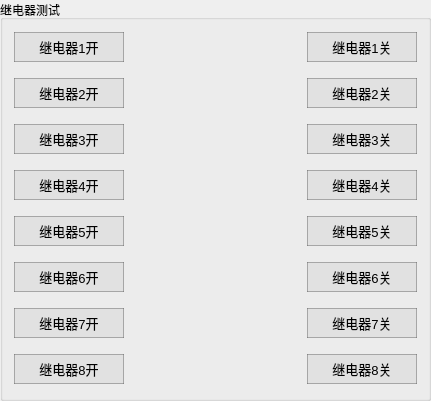
       <widget class="QGroupBox" name="groupBox_29">
        <property name="geometry">
         <rect>
          <x>320</x>
          <y>90</y>
          <width>431</width>
          <height>401</height>
         </rect>
        </property>
        <property name="title">
         <string>继电器测试</string>
        </property>
        <layout class="QGridLayout" name="gridLayout_28">
         <property name="leftMargin">
          <number>11</number>
         </property>
         <property name="topMargin">
          <number>11</number>
         </property>
         <property name="rightMargin">
          <number>11</number>
         </property>
         <property name="bottomMargin">
          <number>11</number>
         </property>
         <property name="verticalSpacing">
          <number>15</number>
         </property>
         <item row="4" column="0">
          <layout class="QHBoxLayout" name="horizontalLayout_76">
           <item>
            <layout class="QHBoxLayout" name="horizontalLayout_77">
             <item>
              <widget class="QPushButton" name="button_relay4Open_B">
               <property name="minimumSize">
                <size>
                 <width>110</width>
                 <height>30</height>
                </size>
               </property>
               <property name="font">
                <font>
                 <pointsize>10</pointsize>
                </font>
               </property>
               <property name="styleSheet">
                <string notr="true">QPushButton{
	border-style:solid;
	border-width:1px;
	color: rgb(0, 0, 0);
	background-color: rgba(225, 225, 225);
	border-color:rgba(100, 100, 100, 120);
}

QPushButton:hover{
	color:rgba(0,0,0,200);
	background-color:rgb(240, 248, 248);
	border-color: rgb(0, 150, 250);
}

QPushButton:pressed{
	border-style:inset;
	color:rgba(0,0,0,150);
	background-color: rgba(225, 225, 225);
	border-color: rgba(0, 163, 245);
}</string>
               </property>
               <property name="text">
                <string>继电器4开</string>
               </property>
              </widget>
             </item>
            </layout>
           </item>
           <item>
            <spacer name="horizontalSpacer_30">
             <property name="orientation">
              <enum>Qt::Horizontal</enum>
             </property>
             <property name="sizeHint" stdset="0">
              <size>
               <width>40</width>
               <height>20</height>
              </size>
             </property>
            </spacer>
           </item>
           <item>
            <layout class="QVBoxLayout" name="verticalLayout_11">
             <item>
              <widget class="QPushButton" name="button_relay4Close_B">
               <property name="minimumSize">
                <size>
                 <width>110</width>
                 <height>30</height>
                </size>
               </property>
               <property name="font">
                <font>
                 <pointsize>10</pointsize>
                </font>
               </property>
               <property name="styleSheet">
                <string notr="true">QPushButton{
	border-style:solid;
	border-width:1px;
	color: rgb(0, 0, 0);
	background-color: rgba(225, 225, 225);
	border-color:rgba(100, 100, 100, 120);
}

QPushButton:hover{
	color:rgba(0,0,0,200);
	background-color:rgb(240, 248, 248);
	border-color: rgb(0, 150, 250);
}

QPushButton:pressed{
	border-style:inset;
	color:rgba(0,0,0,150);
	background-color: rgba(225, 225, 225);
	border-color: rgba(0, 163, 245);
}</string>
               </property>
               <property name="text">
                <string>继电器4关</string>
               </property>
              </widget>
             </item>
            </layout>
           </item>
          </layout>
         </item>
         <item row="2" column="0">
          <layout class="QHBoxLayout" name="horizontalLayout_78">
           <item>
            <layout class="QHBoxLayout" name="horizontalLayout_90">
             <item>
              <widget class="QPushButton" name="button_relay2Open_B">
               <property name="minimumSize">
                <size>
                 <width>110</width>
                 <height>30</height>
                </size>
               </property>
               <property name="font">
                <font>
                 <pointsize>10</pointsize>
                </font>
               </property>
               <property name="styleSheet">
                <string notr="true">QPushButton{
	border-style:solid;
	border-width:1px;
	color: rgb(0, 0, 0);
	background-color: rgba(225, 225, 225);
	border-color:rgba(100, 100, 100, 120);
}

QPushButton:hover{
	color:rgba(0,0,0,200);
	background-color:rgb(240, 248, 248);
	border-color: rgb(0, 150, 250);
}

QPushButton:pressed{
	border-style:inset;
	color:rgba(0,0,0,150);
	background-color: rgba(225, 225, 225);
	border-color: rgba(0, 163, 245);
}</string>
               </property>
               <property name="text">
                <string>继电器2开</string>
               </property>
              </widget>
             </item>
            </layout>
           </item>
           <item>
            <spacer name="horizontalSpacer_32">
             <property name="orientation">
              <enum>Qt::Horizontal</enum>
             </property>
             <property name="sizeHint" stdset="0">
              <size>
               <width>40</width>
               <height>20</height>
              </size>
             </property>
            </spacer>
           </item>
           <item>
            <layout class="QVBoxLayout" name="verticalLayout_15">
             <item>
              <widget class="QPushButton" name="button_relay2Close_B">
               <property name="minimumSize">
                <size>
                 <width>110</width>
                 <height>30</height>
                </size>
               </property>
               <property name="font">
                <font>
                 <pointsize>10</pointsize>
                </font>
               </property>
               <property name="styleSheet">
                <string notr="true">QPushButton{
	border-style:solid;
	border-width:1px;
	color: rgb(0, 0, 0);
	background-color: rgba(225, 225, 225);
	border-color:rgba(100, 100, 100, 120);
}

QPushButton:hover{
	color:rgba(0,0,0,200);
	background-color:rgb(240, 248, 248);
	border-color: rgb(0, 150, 250);
}

QPushButton:pressed{
	border-style:inset;
	color:rgba(0,0,0,150);
	background-color: rgba(225, 225, 225);
	border-color: rgba(0, 163, 245);
}</string>
               </property>
               <property name="text">
                <string>继电器2关</string>
               </property>
              </widget>
             </item>
            </layout>
           </item>
          </layout>
         </item>
         <item row="1" column="0">
          <layout class="QHBoxLayout" name="horizontalLayout_91">
           <item>
            <layout class="QHBoxLayout" name="horizontalLayout_92">
             <item>
              <widget class="QPushButton" name="button_relay1Open_B">
               <property name="minimumSize">
                <size>
                 <width>110</width>
                 <height>30</height>
                </size>
               </property>
               <property name="font">
                <font>
                 <pointsize>10</pointsize>
                </font>
               </property>
               <property name="styleSheet">
                <string notr="true">QPushButton{
	border-style:solid;
	border-width:1px;
	color: rgb(0, 0, 0);
	background-color: rgba(225, 225, 225);
	border-color:rgba(100, 100, 100, 120);
}

QPushButton:hover{
	color:rgba(0,0,0,200);
	background-color:rgb(240, 248, 248);
	border-color: rgb(0, 150, 250);
}

QPushButton:pressed{
	border-style:inset;
	color:rgba(0,0,0,150);
	background-color: rgba(225, 225, 225);
	border-color: rgba(0, 163, 245);
}</string>
               </property>
               <property name="text">
                <string>继电器1开</string>
               </property>
              </widget>
             </item>
            </layout>
           </item>
           <item>
            <spacer name="horizontalSpacer_40">
             <property name="orientation">
              <enum>Qt::Horizontal</enum>
             </property>
             <property name="sizeHint" stdset="0">
              <size>
               <width>40</width>
               <height>20</height>
              </size>
             </property>
            </spacer>
           </item>
           <item>
            <layout class="QVBoxLayout" name="verticalLayout_21">
             <item>
              <widget class="QPushButton" name="button_relay1Close_B">
               <property name="minimumSize">
                <size>
                 <width>110</width>
                 <height>30</height>
                </size>
               </property>
               <property name="font">
                <font>
                 <pointsize>10</pointsize>
                </font>
               </property>
               <property name="styleSheet">
                <string notr="true">QPushButton{
	border-style:solid;
	border-width:1px;
	color: rgb(0, 0, 0);
	background-color: rgba(225, 225, 225);
	border-color:rgba(100, 100, 100, 120);
}

QPushButton:hover{
	color:rgba(0,0,0,200);
	background-color:rgb(240, 248, 248);
	border-color: rgb(0, 150, 250);
}

QPushButton:pressed{
	border-style:inset;
	color:rgba(0,0,0,150);
	background-color: rgba(225, 225, 225);
	border-color: rgba(0, 163, 245);
}</string>
               </property>
               <property name="text">
                <string>继电器1关</string>
               </property>
              </widget>
             </item>
            </layout>
           </item>
          </layout>
         </item>
         <item row="3" column="0">
          <layout class="QHBoxLayout" name="horizontalLayout_131">
           <item>
            <layout class="QHBoxLayout" name="horizontalLayout_132">
             <item>
              <widget class="QPushButton" name="button_relay3Open_B">
               <property name="minimumSize">
                <size>
                 <width>110</width>
                 <height>30</height>
                </size>
               </property>
               <property name="font">
                <font>
                 <pointsize>10</pointsize>
                </font>
               </property>
               <property name="styleSheet">
                <string notr="true">QPushButton{
	border-style:solid;
	border-width:1px;
	color: rgb(0, 0, 0);
	background-color: rgba(225, 225, 225);
	border-color:rgba(100, 100, 100, 120);
}

QPushButton:hover{
	color:rgba(0,0,0,200);
	background-color:rgb(240, 248, 248);
	border-color: rgb(0, 150, 250);
}

QPushButton:pressed{
	border-style:inset;
	color:rgba(0,0,0,150);
	background-color: rgba(225, 225, 225);
	border-color: rgba(0, 163, 245);
}</string>
               </property>
               <property name="text">
                <string>继电器3开</string>
               </property>
              </widget>
             </item>
            </layout>
           </item>
           <item>
            <spacer name="horizontalSpacer_43">
             <property name="orientation">
              <enum>Qt::Horizontal</enum>
             </property>
             <property name="sizeHint" stdset="0">
              <size>
               <width>40</width>
               <height>20</height>
              </size>
             </property>
            </spacer>
           </item>
           <item>
            <layout class="QVBoxLayout" name="verticalLayout_28">
             <item>
              <widget class="QPushButton" name="button_relay3Close_B">
               <property name="minimumSize">
                <size>
                 <width>110</width>
                 <height>30</height>
                </size>
               </property>
               <property name="font">
                <font>
                 <pointsize>10</pointsize>
                </font>
               </property>
               <property name="styleSheet">
                <string notr="true">QPushButton{
	border-style:solid;
	border-width:1px;
	color: rgb(0, 0, 0);
	background-color: rgba(225, 225, 225);
	border-color:rgba(100, 100, 100, 120);
}

QPushButton:hover{
	color:rgba(0,0,0,200);
	background-color:rgb(240, 248, 248);
	border-color: rgb(0, 150, 250);
}

QPushButton:pressed{
	border-style:inset;
	color:rgba(0,0,0,150);
	background-color: rgba(225, 225, 225);
	border-color: rgba(0, 163, 245);
}</string>
               </property>
               <property name="text">
                <string>继电器3关</string>
               </property>
              </widget>
             </item>
            </layout>
           </item>
          </layout>
         </item>
         <item row="5" column="0">
          <layout class="QHBoxLayout" name="horizontalLayout_134">
           <item>
            <layout class="QHBoxLayout" name="horizontalLayout_136">
             <item>
              <widget class="QPushButton" name="button_relay5Open_B">
               <property name="minimumSize">
                <size>
                 <width>110</width>
                 <height>30</height>
                </size>
               </property>
               <property name="font">
                <font>
                 <pointsize>10</pointsize>
                </font>
               </property>
               <property name="styleSheet">
                <string notr="true">QPushButton{
	border-style:solid;
	border-width:1px;
	color: rgb(0, 0, 0);
	background-color: rgba(225, 225, 225);
	border-color:rgba(100, 100, 100, 120);
}

QPushButton:hover{
	color:rgba(0,0,0,200);
	background-color:rgb(240, 248, 248);
	border-color: rgb(0, 150, 250);
}

QPushButton:pressed{
	border-style:inset;
	color:rgba(0,0,0,150);
	background-color: rgba(225, 225, 225);
	border-color: rgba(0, 163, 245);
}</string>
               </property>
               <property name="text">
                <string>继电器5开</string>
               </property>
              </widget>
             </item>
            </layout>
           </item>
           <item>
            <spacer name="horizontalSpacer_44">
             <property name="orientation">
              <enum>Qt::Horizontal</enum>
             </property>
             <property name="sizeHint" stdset="0">
              <size>
               <width>40</width>
               <height>20</height>
              </size>
             </property>
            </spacer>
           </item>
           <item>
            <layout class="QVBoxLayout" name="verticalLayout_29">
             <item>
              <widget class="QPushButton" name="button_relay5Close_B">
               <property name="minimumSize">
                <size>
                 <width>110</width>
                 <height>30</height>
                </size>
               </property>
               <property name="font">
                <font>
                 <pointsize>10</pointsize>
                </font>
               </property>
               <property name="styleSheet">
                <string notr="true">QPushButton{
	border-style:solid;
	border-width:1px;
	color: rgb(0, 0, 0);
	background-color: rgba(225, 225, 225);
	border-color:rgba(100, 100, 100, 120);
}

QPushButton:hover{
	color:rgba(0,0,0,200);
	background-color:rgb(240, 248, 248);
	border-color: rgb(0, 150, 250);
}

QPushButton:pressed{
	border-style:inset;
	color:rgba(0,0,0,150);
	background-color: rgba(225, 225, 225);
	border-color: rgba(0, 163, 245);
}</string>
               </property>
               <property name="text">
                <string>继电器5关</string>
               </property>
              </widget>
             </item>
            </layout>
           </item>
          </layout>
         </item>
         <item row="6" column="0">
          <layout class="QHBoxLayout" name="horizontalLayout_145">
           <item>
            <layout class="QHBoxLayout" name="horizontalLayout_146">
             <item>
              <widget class="QPushButton" name="button_relay6Open_B">
               <property name="minimumSize">
                <size>
                 <width>110</width>
                 <height>30</height>
                </size>
               </property>
               <property name="font">
                <font>
                 <pointsize>10</pointsize>
                </font>
               </property>
               <property name="styleSheet">
                <string notr="true">QPushButton{
	border-style:solid;
	border-width:1px;
	color: rgb(0, 0, 0);
	background-color: rgba(225, 225, 225);
	border-color:rgba(100, 100, 100, 120);
}

QPushButton:hover{
	color:rgba(0,0,0,200);
	background-color:rgb(240, 248, 248);
	border-color: rgb(0, 150, 250);
}

QPushButton:pressed{
	border-style:inset;
	color:rgba(0,0,0,150);
	background-color: rgba(225, 225, 225);
	border-color: rgba(0, 163, 245);
}</string>
               </property>
               <property name="text">
                <string>继电器6开</string>
               </property>
              </widget>
             </item>
            </layout>
           </item>
           <item>
            <spacer name="horizontalSpacer_47">
             <property name="orientation">
              <enum>Qt::Horizontal</enum>
             </property>
             <property name="sizeHint" stdset="0">
              <size>
               <width>40</width>
               <height>20</height>
              </size>
             </property>
            </spacer>
           </item>
           <item>
            <layout class="QVBoxLayout" name="verticalLayout_30">
             <item>
              <widget class="QPushButton" name="button_relay6Close_B">
               <property name="minimumSize">
                <size>
                 <width>110</width>
                 <height>30</height>
                </size>
               </property>
               <property name="font">
                <font>
                 <pointsize>10</pointsize>
                </font>
               </property>
               <property name="styleSheet">
                <string notr="true">QPushButton{
	border-style:solid;
	border-width:1px;
	color: rgb(0, 0, 0);
	background-color: rgba(225, 225, 225);
	border-color:rgba(100, 100, 100, 120);
}

QPushButton:hover{
	color:rgba(0,0,0,200);
	background-color:rgb(240, 248, 248);
	border-color: rgb(0, 150, 250);
}

QPushButton:pressed{
	border-style:inset;
	color:rgba(0,0,0,150);
	background-color: rgba(225, 225, 225);
	border-color: rgba(0, 163, 245);
}</string>
               </property>
               <property name="text">
                <string>继电器6关</string>
               </property>
              </widget>
             </item>
            </layout>
           </item>
          </layout>
         </item>
         <item row="7" column="0">
          <layout class="QHBoxLayout" name="horizontalLayout_147">
           <item>
            <layout class="QHBoxLayout" name="horizontalLayout_148">
             <item>
              <widget class="QPushButton" name="button_relay7Open_B">
               <property name="minimumSize">
                <size>
                 <width>110</width>
                 <height>30</height>
                </size>
               </property>
               <property name="font">
                <font>
                 <pointsize>10</pointsize>
                </font>
               </property>
               <property name="styleSheet">
                <string notr="true">QPushButton{
	border-style:solid;
	border-width:1px;
	color: rgb(0, 0, 0);
	background-color: rgba(225, 225, 225);
	border-color:rgba(100, 100, 100, 120);
}

QPushButton:hover{
	color:rgba(0,0,0,200);
	background-color:rgb(240, 248, 248);
	border-color: rgb(0, 150, 250);
}

QPushButton:pressed{
	border-style:inset;
	color:rgba(0,0,0,150);
	background-color: rgba(225, 225, 225);
	border-color: rgba(0, 163, 245);
}</string>
               </property>
               <property name="text">
                <string>继电器7开</string>
               </property>
              </widget>
             </item>
            </layout>
           </item>
           <item>
            <spacer name="horizontalSpacer_51">
             <property name="orientation">
              <enum>Qt::Horizontal</enum>
             </property>
             <property name="sizeHint" stdset="0">
              <size>
               <width>40</width>
               <height>20</height>
              </size>
             </property>
            </spacer>
           </item>
           <item>
            <layout class="QVBoxLayout" name="verticalLayout_31">
             <item>
              <widget class="QPushButton" name="button_relay7Close_B">
               <property name="minimumSize">
                <size>
                 <width>110</width>
                 <height>30</height>
                </size>
               </property>
               <property name="font">
                <font>
                 <pointsize>10</pointsize>
                </font>
               </property>
               <property name="styleSheet">
                <string notr="true">QPushButton{
	border-style:solid;
	border-width:1px;
	color: rgb(0, 0, 0);
	background-color: rgba(225, 225, 225);
	border-color:rgba(100, 100, 100, 120);
}

QPushButton:hover{
	color:rgba(0,0,0,200);
	background-color:rgb(240, 248, 248);
	border-color: rgb(0, 150, 250);
}

QPushButton:pressed{
	border-style:inset;
	color:rgba(0,0,0,150);
	background-color: rgba(225, 225, 225);
	border-color: rgba(0, 163, 245);
}</string>
               </property>
               <property name="text">
                <string>继电器7关</string>
               </property>
              </widget>
             </item>
            </layout>
           </item>
          </layout>
         </item>
         <item row="8" column="0">
          <layout class="QHBoxLayout" name="horizontalLayout_149">
           <item>
            <layout class="QHBoxLayout" name="horizontalLayout_152">
             <item>
              <widget class="QPushButton" name="button_relay8Open_B">
               <property name="minimumSize">
                <size>
                 <width>110</width>
                 <height>30</height>
                </size>
               </property>
               <property name="font">
                <font>
                 <pointsize>10</pointsize>
                </font>
               </property>
               <property name="styleSheet">
                <string notr="true">QPushButton{
	border-style:solid;
	border-width:1px;
	color: rgb(0, 0, 0);
	background-color: rgba(225, 225, 225);
	border-color:rgba(100, 100, 100, 120);
}

QPushButton:hover{
	color:rgba(0,0,0,200);
	background-color:rgb(240, 248, 248);
	border-color: rgb(0, 150, 250);
}

QPushButton:pressed{
	border-style:inset;
	color:rgba(0,0,0,150);
	background-color: rgba(225, 225, 225);
	border-color: rgba(0, 163, 245);
}</string>
               </property>
               <property name="text">
                <string>继电器8开</string>
               </property>
              </widget>
             </item>
            </layout>
           </item>
           <item>
            <spacer name="horizontalSpacer_62">
             <property name="orientation">
              <enum>Qt::Horizontal</enum>
             </property>
             <property name="sizeHint" stdset="0">
              <size>
               <width>40</width>
               <height>20</height>
              </size>
             </property>
            </spacer>
           </item>
           <item>
            <layout class="QVBoxLayout" name="verticalLayout_32">
             <item>
              <widget class="QPushButton" name="button_relay8Close_B">
               <property name="minimumSize">
                <size>
                 <width>110</width>
                 <height>30</height>
                </size>
               </property>
               <property name="font">
                <font>
                 <pointsize>10</pointsize>
                </font>
               </property>
               <property name="styleSheet">
                <string notr="true">QPushButton{
	border-style:solid;
	border-width:1px;
	color: rgb(0, 0, 0);
	background-color: rgba(225, 225, 225);
	border-color:rgba(100, 100, 100, 120);
}

QPushButton:hover{
	color:rgba(0,0,0,200);
	background-color:rgb(240, 248, 248);
	border-color: rgb(0, 150, 250);
}

QPushButton:pressed{
	border-style:inset;
	color:rgba(0,0,0,150);
	background-color: rgba(225, 225, 225);
	border-color: rgba(0, 163, 245);
}</string>
               </property>
               <property name="text">
                <string>继电器8关</string>
               </property>
              </widget>
             </item>
            </layout>
           </item>
          </layout>
         </item>
        </layout>
       </widget>
